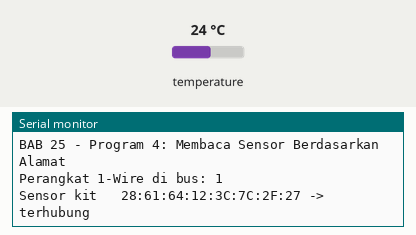
Bench run of a sketch on a simulated ESP32. On the bench: the last lines printed to the serial monitor. The test bench sets the inputs (shaded band); at power-on: temperature 24 °C.

Above: at 2.2 s.
2.3 s: temperature set to 12 °C
At 3.1 s:
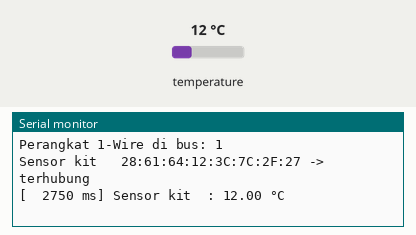
6.2 s: temperature set to 19 °C
At 11.6 s:
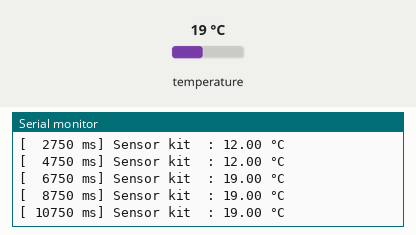

The sketch:

p4_baca_per_alamat.ino
```cpp
/*
 * BAB 25 - Program 4: Membaca Sensor Berdasarkan Alamat
 * Membaca suhu setiap sensor di daftarSensor[] berdasarkan kode ROM-nya
 * (alamat), sehingga setiap nama selalu menempel pada sensor yang sama.
 * Pola pembacaannya sama dengan Program 3 (tanpa menunggu, memakai millis()).
 *
 * Persiapan: jalankan Program 2, lalu ganti isi daftarSensor[] dengan
 * baris "Baris untuk Program 4" yang dicetaknya.
 * Rangkaian: kabel jumper dari pin DS (header hijau) ke IO14.
 */

#include <OneWire.h>
#include <DallasTemperature.h>

#define PIN_ONEWIRE 14   // jalur data DS18B20 (pin DS -> IO14)
#define RESOLUSI    12   // resolusi sensor: 9, 10, 11, atau 12 bit

const unsigned long JEDA_UKUR = 2000;   // mulai pengukuran baru setiap 2000 ms

// Satu sensor = satu kode ROM (alamat) + satu nama
struct SensorSuhu {
  DeviceAddress alamat;
  const char *nama;
};

// Ganti baris contoh di bawah dengan hasil Program 2 (alamat sensormu pasti berbeda).
// Untuk sensor kedua, tambahkan barisnya tepat di bawah baris pertama.
SensorSuhu daftarSensor[] = {
  { {0x28, 0x61, 0x64, 0x12, 0x3C, 0x7C, 0x2F, 0x27}, "Sensor kit" },
};
const int JUMLAH_SENSOR = sizeof(daftarSensor) / sizeof(daftarSensor[0]);

OneWire oneWire(PIN_ONEWIRE);
DallasTemperature sensor(&oneWire);

enum StatusSensor { DIAM, MENGUKUR };
StatusSensor status = DIAM;

unsigned long lamaKonversi = 750;       // diisi ulang di setup() sesuai RESOLUSI
unsigned long waktuUkurTerakhir = 0;    // kapan perintah ukur terakhir dikirim

// Mencetak 8 byte kode ROM dalam heksadesimal, misalnya 28:61:64:12:3C:7C:2F:27
void cetakKodeRom(const uint8_t rom[8]) {
  for (int i = 0; i < 8; i++) {
    Serial.printf("%02X", rom[i]);
    if (i < 7) {
      Serial.print(":");
    }
  }
}

// Mencetak kode ROM dalam bentuk baris kode yang siap disalin ke daftarSensor[]
void cetakBarisKode(const uint8_t rom[8], int nomor) {
  Serial.print("    { {");
  for (int i = 0; i < 8; i++) {
    Serial.printf("0x%02X", rom[i]);
    if (i < 7) {
      Serial.print(", ");
    }
  }
  Serial.printf("}, \"Sensor %d\" },\n", nomor);
}

// Menampilkan kode ROM semua perangkat yang benar-benar ada di bus
void tampilkanIsiBus() {
  Serial.println("Kode ROM yang ada di bus (salin ke daftarSensor[]):");
  DeviceAddress alamat;
  for (int i = 0; i < sensor.getDeviceCount(); i++) {
    if (sensor.getAddress(alamat, i)) {
      cetakBarisKode(alamat, i + 1);
    }
  }
}

void setup() {
  Serial.begin(115200);
  delay(1000);  // beri waktu Serial Monitor tersambung

  Serial.println("BAB 25 - Program 4: Membaca Sensor Berdasarkan Alamat");

  sensor.begin();
  sensor.setResolution(RESOLUSI);
  sensor.setWaitForConversion(false);
  lamaKonversi = sensor.millisToWaitForConversion(RESOLUSI);
  Serial.printf("Perangkat 1-Wire di bus: %u\n", sensor.getDeviceCount());

  // Periksa setiap sensor di daftar: apakah kode ROM-nya menjawab?
  bool semuaDitemukan = true;
  for (int i = 0; i < JUMLAH_SENSOR; i++) {
    Serial.printf("%-12s ", daftarSensor[i].nama);
    cetakKodeRom(daftarSensor[i].alamat);
    if (sensor.isConnected(daftarSensor[i].alamat)) {
      Serial.println(" -> terhubung");
    } else {
      Serial.println(" -> TIDAK DITEMUKAN");
      semuaDitemukan = false;
    }
  }
  if (!semuaDitemukan) {
    tampilkanIsiBus();
  }
}

void loop() {
  unsigned long sekarang = millis();

  switch (status) {
    case DIAM:
      if (sekarang - waktuUkurTerakhir >= JEDA_UKUR) {
        waktuUkurTerakhir = sekarang;
        sensor.requestTemperatures();   // semua sensor mulai mengukur bersamaan
        status = MENGUKUR;
      }
      break;

    case MENGUKUR:
      if (sekarang - waktuUkurTerakhir >= lamaKonversi) {
        for (int i = 0; i < JUMLAH_SENSOR; i++) {
          float suhu = sensor.getTempC(daftarSensor[i].alamat);   // baca berdasarkan alamat
          if (suhu == DEVICE_DISCONNECTED_C) {
            Serial.printf("[%6lu ms] %-12s: gagal dibaca\n", sekarang, daftarSensor[i].nama);
          } else {
            Serial.printf("[%6lu ms] %-12s: %.2f °C\n", sekarang, daftarSensor[i].nama, suhu);
          }
        }
        status = DIAM;
      }
      break;
  }
}
```

Measured:
- after the input at 2.3 s, the serial monitor: prints a new line after 0.46 s (image 1)
- after the input at 6.2 s, the serial monitor: prints a new line after 0.56 s (image 2)
